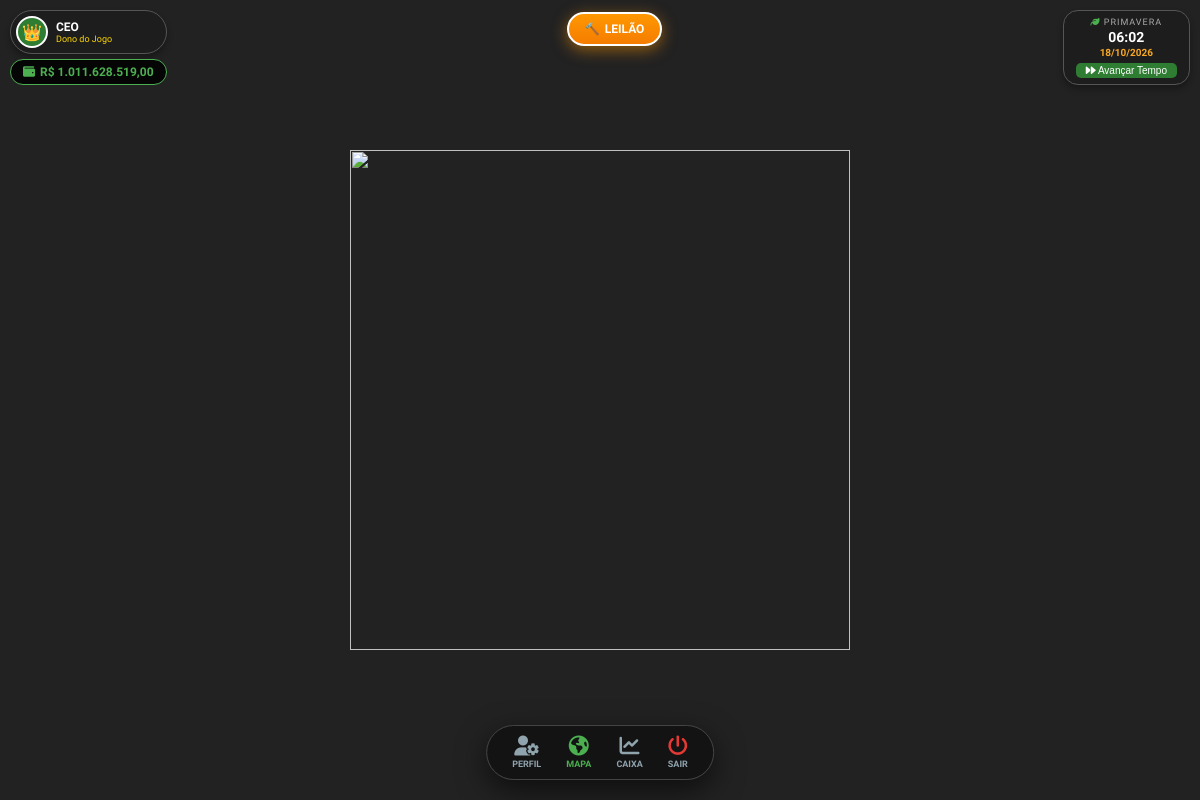
Before: /mapa (signed in) with the older database file.
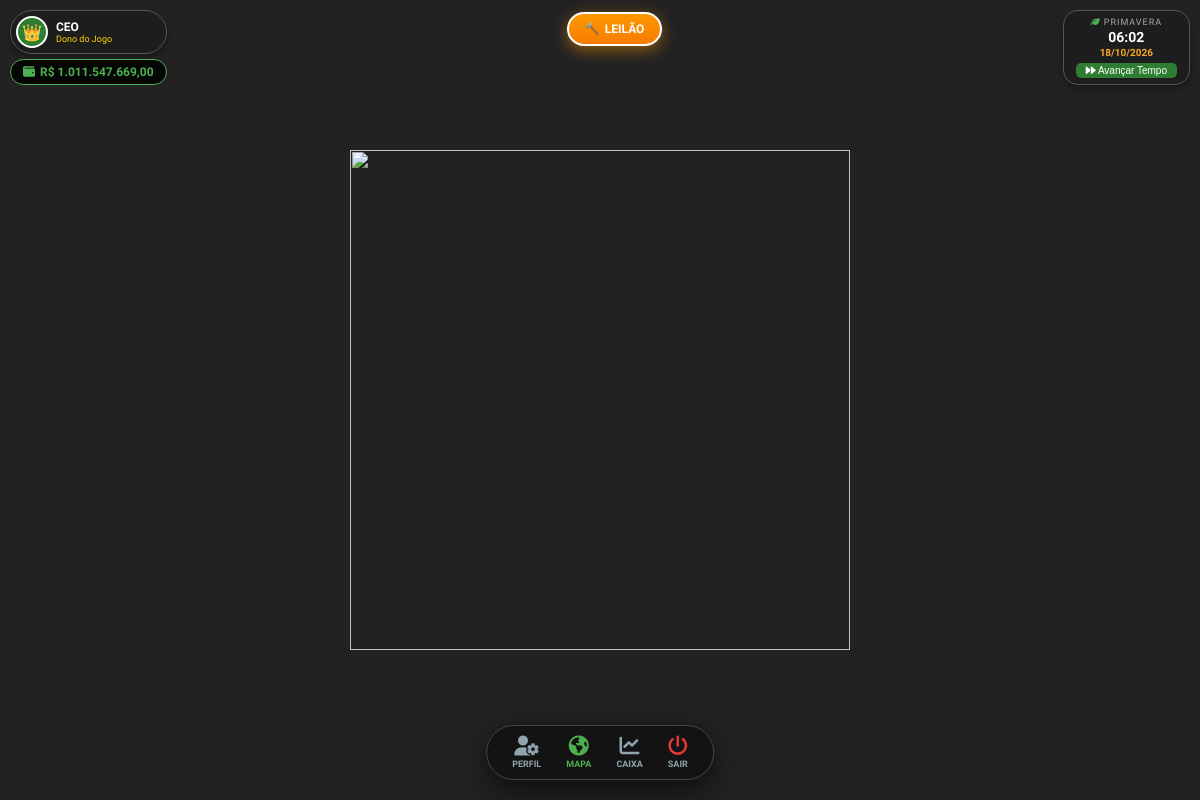
After: the same page with the newer database file.
### database.py (models this page shows)
class Jogador(db.Model):
    __tablename__ = 'jogadores'
    id = db.Column(db.Integer, primary_key=True)
    username = db.Column(db.String(50), unique=True, nullable=False)
    email = db.Column(db.String(120), nullable=True)
    senha_hash = db.Column(db.String(128), nullable=False)
    saldo = db.Column(db.Float, default=1000.0)
    nivel = db.Column(db.Integer, default=1)
    hora = db.Column(db.Integer, default=6)
    dia = db.Column(db.Integer, default=1)
    mes = db.Column(db.Integer, default=1)
    ano = db.Column(db.Integer, default=2026)
    is_admin = db.Column(db.Boolean, default=False)
    ultima_acao = db.Column(db.DateTime, default=datetime.utcnow)
    propriedades = db.relationship('Propriedade', backref='dono', lazy=True)

### app.py (the view)
@app.route('/mapa')
def mapa():
    if 'usuario' not in session:
        return redirect(url_for('login'))
    jogador_atual = Jogador.query.filter_by(username=session['usuario']).first()
    return render_template('mapa.html', jogador=jogador_atual)

### templates/mapa.html (shortened to what this page needs)
<!DOCTYPE html>
<html lang="pt-BR">
<head>
    <link rel="stylesheet" href="https://unpkg.com/leaflet@1.9.4/dist/leaflet.css"/>
    <link rel="stylesheet" href="https://cdnjs.cloudflare.com/ajax/libs/font-awesome/6.4.0/css/all.min.css">
    <link rel="stylesheet" href="{{ url_for('static', filename='css/mapa.css') }}">
</head>
<body>
    <div id="alertas-container" class="alertas-topo">
    </div>
    <div id="map"></div>
    <div class="ui-layer">
        <div class="topo-ui">
            <div class="perfil-box">
                <a href="/perfil" class="perfil-btn">
                    <div class="perfil-icone">{% if jogador.is_admin %}👑{% else %}👤{% endif %}</div>
                    <div class="perfil-textos">
                        <div class="nome-jogador">{{ jogador.username }}</div>
                        <div class="titulo-jogador">{% if jogador.is_admin %}Dono do Jogo{% else %}Fazendeiro Nível {{ jogador.nivel }}{% endif %}</div>
                    </div>
                </a>
                <div class="carteira-box">
                    <i class="fas fa-wallet"></i> R$ {{ "{:,.2f}".format(jogador.saldo).replace(',','v').replace('.',',').replace('v','.') }}
                </div>
            </div>
            <a href="/mercado" class="leilao-btn">
                <span>🔨</span> LEILÃO
            </a>
        <div style="background: rgba(30, 30, 30, 0.95); padding: 6px 12px; border-radius: 15px; text-align: center; color: white; border: 1px solid #555; pointer-events: auto; box-shadow: 0 4px 6px rgba(0,0,0,0.3); min-width: 90px;">
        <div id="estacao-jogo" style="font-size: 9px; color: #aaa; text-transform: uppercase; letter-spacing: 1px; margin-bottom: 2px;">
    </div>
    <div id="relogio-real" style="font-size: 14px; font-weight: 900; color: #fff; margin-bottom: 2px;">
    </div>
    <div id="data-jogo" style="font-weight: bold; font-size: 10px; display: flex; align-items: center; justify-content: center; gap: 5px; color: #f9a825;">
    </div>
    <button onclick="document.getElementById('modal-tempo').style.display='flex'" style="margin-top:5px; background: #2e7d32; color: white; border: none; padding: 2px 10px; border-radius: 5px; font-size: 10px; cursor: pointer;">
        <i class="fas fa-forward"></i> Avançar Tempo
    </button>
</div>
        </div>
        <div class="bottom-dock pointer-events-auto">
            <div class="dock-item" onclick="window.location.href='/perfil'"><i class="fas fa-user-cog"></i><span>Perfil</span></div>
            <div class="dock-item active"><i class="fas fa-globe-americas"></i><span>Mapa</span></div>
            <div class="dock-item" onclick="window.location.href='/financeiro'"><i class="fas fa-chart-line"></i><span>Caixa</span></div>
            <div class="dock-item" onclick="window.location.href='/sair'"><i class="fas fa-power-off" style="color:#e53935"></i><span>Sair</span></div>
        </div>
    </div>
</body>
</html>

Changed rows visible on the page:
changed Jogador "CEO": saldo "1.011.628.519,00" → "1.011.547.669,00"
